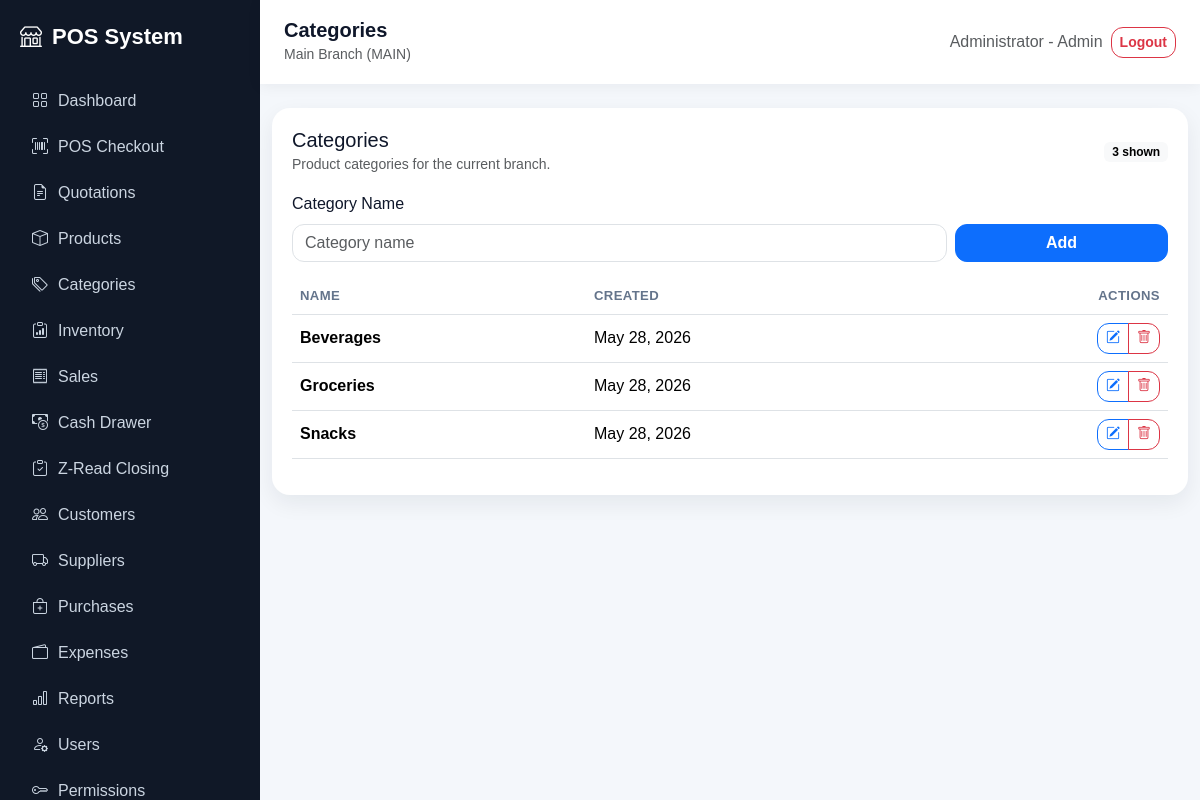
Screenshot of /categories/index.php (signed in) with the database file from the repository.
### tables this page shows
CREATE TABLE categories (
  id INT AUTO_INCREMENT PRIMARY KEY,
  branch_id INT NOT NULL,
  name VARCHAR(120) NOT NULL,
  created_at TIMESTAMP DEFAULT CURRENT_TIMESTAMP,
  FOREIGN KEY (branch_id) REFERENCES branches(id) ON DELETE CASCADE
);

### auth/session.php (called while the page is built, shortened)
<?php
require_once __DIR__ . '/../config/app.php';
function role_permissions(PDO $pdo, string $role): array
{
    static $cache = [];
    if (isset($cache[$role])) {
        return $cache[$role];
    }
    try {
        $stmt = $pdo->prepare('SELECT permission_key FROM role_permissions WHERE role_name = ? AND is_allowed = 1');
        $stmt->execute([$role]);
        $cache[$role] = $stmt->fetchAll(PDO::FETCH_COLUMN) ?: [];
    } catch (Throwable $e) {
        $cache[$role] = default_permissions($role);
    }
    return $cache[$role];
}
function can(PDO $pdo, string $permission): bool
{
    $role = $_SESSION['role'] ?? 'Cashier';
    $permissions = role_permissions($pdo, $role);
    return in_array('*', $permissions, true) || in_array($permission, $permissions, true);
}
function require_permission(PDO $pdo, string $permission): void
{
    if (!can($pdo, $permission)) {
        http_response_code(403);
        include __DIR__ . '/../includes/header.php';
        echo '<div class="app"><div class="main-content p-4"><div class="alert alert-danger shadow-sm"><h4>Access Denied</h4><p class="mb-0">Your account does not have permission to access this page.</p></div></div></div>';
        include __DIR__ . '/../includes/footer.php';
        exit;
    }
}

### config/app.php (called while the page is built, shortened)
<?php
function app_url(string $path = ''): string
{
    return BASE_URL . ltrim($path, '/');
}

### categories/index.php (the view, shortened to what this page needs)
<?php
require_once __DIR__ . '/../config/database.php';
require_once __DIR__ . '/../auth/session.php';
require_permission($pdo, 'categories.view');
$branchId = current_branch_id();
$canManageCategories = can($pdo, 'categories.manage');
$oldName = '';
$stmt = $pdo->prepare('SELECT id, name, created_at FROM categories WHERE branch_id = ? ORDER BY name');
$stmt->execute([$branchId]);
$categories = $stmt->fetchAll();
include __DIR__ . '/../includes/header.php';
?>
<div class="table-card">
    <div class="d-flex flex-column flex-md-row justify-content-between align-items-md-center gap-3 mb-3">
        <div>
            <h5 class="mb-0">Categories</h5>
            <small class="text-muted">Product categories for the current branch.</small>
        </div>
        <span class="badge text-bg-light"><?= count($categories) ?> shown</span>
    </div>
    <?php if ($canManageCategories): ?>
        <form method="post" action="<?= app_url('categories/index.php') ?>" class="row g-2 align-items-end mb-3">
            <div class="col-md-9">
                <label class="form-label">Category Name</label>
                <input class="form-control" name="name" placeholder="Category name" value="<?= htmlspecialchars($oldName) ?>" required maxlength="120">
            </div>
            <div class="col-md-3 d-grid">
                <button class="btn btn-primary">Add</button>
            </div>
        </form>
    <?php endif; ?>
    <table class="table align-middle">
        <thead>
            <tr>
                <th>Name</th>
                <th>Created</th>
                <?php if ($canManageCategories): ?>
                    <th class="text-end">Actions</th>
                <?php endif; ?>
            </tr>
        </thead>
        <tbody>
            <?php foreach ($categories as $category): ?>
                <tr>
                    <td class="fw-semibold"><?= htmlspecialchars($category['name']) ?></td>
                    <td><?= htmlspecialchars(date('M d, Y', strtotime($category['created_at']))) ?></td>
                    <?php if ($canManageCategories): ?>
                        <td class="text-end">
                            <div class="btn-group btn-group-sm" role="group" aria-label="Category actions">
                                <a class="btn btn-outline-primary" href="<?= app_url('categories/edit.php?id=' . (int)$category['id']) ?>">
                                    <i class="bi bi-pencil-square"></i>
                                </a>
                                <a class="btn btn-outline-danger" href="<?= app_url('categories/index.php?delete=' . (int)$category['id']) ?>" onclick="return confirm('Delete category?')">
                                    <i class="bi bi-trash"></i>
                                </a>
                            </div>
                        </td>
                    <?php endif; ?>
                </tr>
            <?php endforeach; ?>
        </tbody>
    </table>
</div>
<?php include __DIR__ . '/../includes/footer.php'; ?>

### assets/css/app.css (style rules this page uses)
:root { --sidebar:#101827; --primary:#2563eb; --bg:#f4f7fb; }
body { background: var(--bg); font-family: Arial, sans-serif; }
.table-card { background:#fff; border-radius:18px; padding:20px; box-shadow:0 8px 22px rgba(15,23,42,.07); }
* { box-sizing: border-box; }
html { scroll-behavior: smooth; }
body { color: #0f172a; }
.card, .table-card, .soft-card, .stat-card { transition: transform .18s ease, box-shadow .18s ease; }
.table th { white-space: nowrap; font-size: .82rem; color: #64748b; text-transform: uppercase; letter-spacing: .03em; }
.form-control, .form-select, .btn { border-radius: 12px; }
.btn { font-weight: 600; }

### rows the page displays
categories: name "Beverages", created_at "May 28, 2026"
categories: name "Groceries", created_at "May 28, 2026"
categories: name "Snacks", created_at "May 28, 2026"

### other values shown
$link['label'] "Dashboard"
$link['label'] "POS Checkout"
$link['label'] "Quotations"
$link['label'] "Products"
$link['label'] "Categories"
$link['label'] "Inventory"
$link['label'] "Sales"
$link['label'] "Cash Drawer"
$link['label'] "Z-Read Closing"
$link['label'] "Customers"
$link['label'] "Suppliers"
$link['label'] "Purchases"
$link['label'] "Expenses"
$link['label'] "Reports"
$link['label'] "Users"
